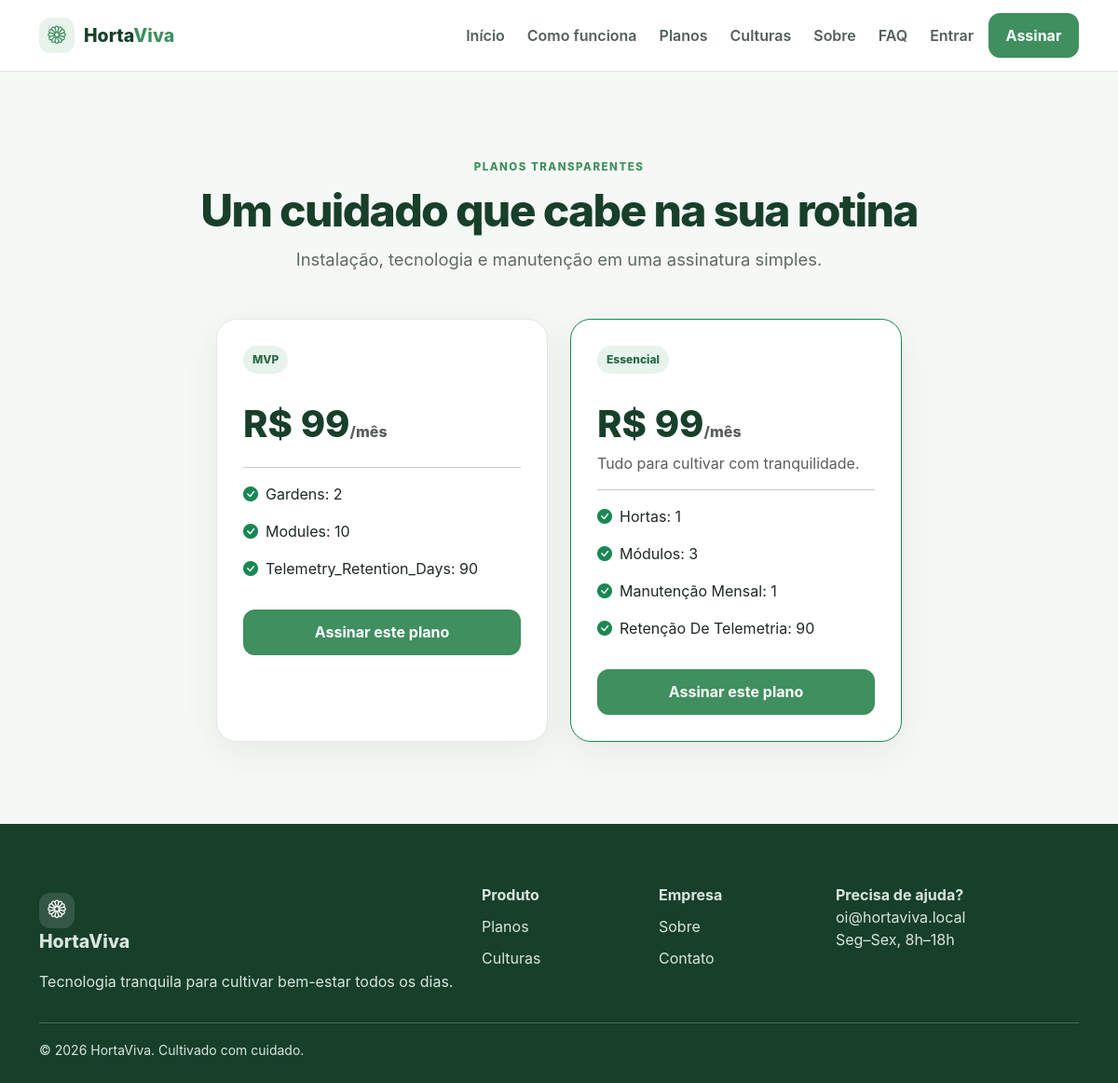
Page /planos/ on the committed database.
### subscriptions/models.py (models this page shows, shortened)
class PlanVersion(BaseModel):
    plan = models.ForeignKey(Plan, on_delete=models.PROTECT, related_name="versions")
    version = models.PositiveIntegerField()
    price_cents = models.PositiveIntegerField()
    currency = models.CharField(max_length=3, default="BRL")
    billing_interval_months = models.PositiveSmallIntegerField(default=1)
    effective_from = models.DateTimeField()
    retired_at = models.DateTimeField(null=True, blank=True)
    class Meta:
        constraints = [models.UniqueConstraint(fields=["plan", "version"], name="uniq_plan_version")]

class Plan(BaseModel):
    name = models.CharField(max_length=100)
    code = models.SlugField(unique=True)
    description = models.TextField(blank=True)
    is_active = models.BooleanField(default=True)

class PlanFeature(BaseModel):
    plan_version = models.ForeignKey(PlanVersion, on_delete=models.CASCADE, related_name="features")
    key = models.SlugField(max_length=80)
    enabled = models.BooleanField(default=True)
    limit = models.PositiveIntegerField(null=True, blank=True)
    class Meta:
        constraints = [models.UniqueConstraint(fields=["plan_version", "key"], name="uniq_plan_feature")]

### core/views.py (the view)
# urls.py: path("planos/", views.plans, name="plans"), path("culturas/", views.crop_catalog, name="crop-catalog"), path("culturas/<slug:code>/", views.crop_detail, name="crop-detail"),
def plans(request):
    return render(request, "public/plans.html", {"plans": PlanVersion.objects.filter(plan__is_active=True, retired_at__isnull=True).select_related("plan").prefetch_related("features")})

### templates/public/plans.html
{% extends 'base.html' %}{% block title %}Planos — HortaViva{% endblock %}{% block public_content %}<section class="section"><div class="container"><div class="text-center mb-5"><span class="eyebrow">Planos transparentes</span><h1 class="section-title mt-2">Um cuidado que cabe na sua rotina</h1><p class="lead-soft mx-auto">Instalação, tecnologia e manutenção em uma assinatura simples.</p></div><div class="row justify-content-center g-4">{% for version in plans %}<div class="col-md-6 col-lg-4"><div class="soft-card {% if forloop.counter == 2 %}border-success{% endif %}"><span class="badge-soft">{{ version.plan.name }}</span><div class="price mt-4">R$ {{ version.price_cents|stringformat:'d'|slice:':-2' }}<small class="fs-6 text-muted">/mês</small></div><p class="text-muted">{{ version.plan.description }}</p><hr>{% for feature in version.features.all %}<p><i class="bi bi-check-circle-fill text-success me-2"></i>{{ feature.key|title }}{% if feature.limit %}: {{ feature.limit }}{% endif %}</p>{% endfor %}<a href="{% url 'signup' %}" class="btn btn-brand w-100 mt-3">Assinar este plano</a></div></div>{% empty %}<div class="col-lg-5"><div class="soft-card text-center"><h3>Plano Essencial</h3><div class="price mt-3">Em breve</div><p class="text-muted">Cadastre-se para receber novidades.</p><a href="{% url 'signup' %}" class="btn btn-brand">Começar</a></div></div>{% endfor %}</div></div></section>{% endblock %}

### templates/base.html (shortened to what this page needs)
{% load static %}<!doctype html>
<html lang="pt-br"><head><meta charset="utf-8"><meta name="viewport" content="width=device-width,initial-scale=1">
<link href="https://cdn.jsdelivr.net/npm/bootstrap@5.3.3/dist/css/bootstrap.min.css" rel="stylesheet">
<link href="https://cdn.jsdelivr.net/npm/bootstrap-icons@1.11.3/font/bootstrap-icons.min.css" rel="stylesheet">
<link rel="stylesheet" href="{% static 'css/app.css' %}">{% block head %}{% endblock %}</head>
<body class="{% if '/app/' in request.path or '/operacao/' in request.path or '/gestao/' in request.path %}portal-body{% endif %}">
{% if '/app/' in request.path or '/operacao/' in request.path or '/gestao/' in request.path %}
<div class="portal-shell">{% include 'components/sidebar.html' %}<main class="portal-main"><header class="portal-topbar"><button class="btn btn-light d-lg-none" data-sidebar-toggle aria-label="Abrir menu"><i class="bi bi-list"></i></button><div><span class="eyebrow">Horta Inteligente</span><strong class="d-block">{% block area_name %}Painel{% endblock %}</strong></div><div class="user-chip"><span>{{ request.user.full_name|default:request.user.email }}</span><span class="avatar">{{ request.user.full_name|default:request.user.email|slice:':1' }}</span></div></header><div class="portal-content">{% include 'components/alerts.html' %}{% block content %}{% endblock %}</div></main></div>
{% else %}{% include 'components/navbar.html' %}<main>{% include 'components/alerts.html' %}{% block public_content %}{% block content_public %}{% endblock %}{% endblock %}</main>{% include 'components/footer.html' %}{% endif %}
<script src="https://cdn.jsdelivr.net/npm/bootstrap@5.3.3/dist/js/bootstrap.bundle.min.js"></script><script src="{% static 'js/app.js' %}"></script>{% block scripts %}{% endblock %}</body></html>

### templates/components/navbar.html (shortened to what this page needs)
<nav class="navbar navbar-expand-lg public-nav sticky-top"><div class="container"><a class="brand" href="{% url 'home' %}"><span class="brand-mark"><i class="bi bi-flower1"></i></span><span>Horta<span>Viva</span></span></a><button class="navbar-toggler" data-bs-toggle="collapse" data-bs-target="#publicNav"></button><div class="collapse navbar-collapse" id="publicNav"><ul class="navbar-nav ms-auto align-items-lg-center gap-lg-2"><li><a class="nav-link" href="{% url 'home' %}">Início</a></li><li><a class="nav-link" href="{% url 'how-it-works' %}">Como funciona</a></li><li><a class="nav-link" href="{% url 'plans' %}">Planos</a></li><li><a class="nav-link" href="{% url 'crop-catalog' %}">Culturas</a></li><li><a class="nav-link" href="{% url 'about' %}">Sobre</a></li><li><a class="nav-link" href="{% url 'faq' %}">FAQ</a></li>{% if request.user.is_authenticated %}<li><a class="btn btn-outline-brand" href="{% url 'post-login' %}">Meu painel</a></li>{% else %}<li><a class="nav-link" href="{% url 'login' %}">Entrar</a></li><li><a class="btn btn-brand" href="{% url 'signup' %}">Assinar</a></li>{% endif %}</ul></div></div></nav>

### templates/components/footer.html
<footer class="site-footer"><div class="container"><div class="row g-4"><div class="col-lg-5"><a class="brand brand-light" href="/"><span class="brand-mark"><i class="bi bi-flower1"></i></span>HortaViva</a><p class="mt-3">Tecnologia tranquila para cultivar bem-estar todos os dias.</p></div><div class="col-6 col-lg-2"><strong>Produto</strong><a href="{% url 'plans' %}">Planos</a><a href="{% url 'crop-catalog' %}">Culturas</a></div><div class="col-6 col-lg-2"><strong>Empresa</strong><a href="{% url 'about' %}">Sobre</a><a href="{% url 'contact' %}">Contato</a></div><div class="col-lg-3"><strong>Precisa de ajuda?</strong><p>oi@hortaviva.local<br>Seg–Sex, 8h–18h</p></div></div><hr><small>© 2026 HortaViva. Cultivado com cuidado.</small></div></footer>

### static/css/app.css (style rules this page uses)
:root { --green-dark:#173f2a;--green:#3f8f5f;--green-deep:#286a45;--green-light:#e7f3eb;--green-pale:#f0f7f2;--background:#f6f8f5;--surface:#fff;--text:#1f2923;--muted:#758079;--warning:#d99a2b;--danger:#c94a4a;--border:#e3e9e4;--radius:22px;--shadow:0 12px 38px rgba(23,63,42,.07) }
* { box-sizing:border-box }
body { font-family:Inter,ui-sans-serif,system-ui,-apple-system,"Segoe UI",sans-serif;color:var(--text);background:var(--background) }
a { text-decoration:none;color:inherit }
.public-nav { background:rgba(255,255,255,.94);backdrop-filter:blur(16px);border-bottom:1px solid var(--border);padding:14px 0 }
.brand { display:inline-flex;align-items:center;gap:10px;font-size:1.22rem;font-weight:800;color:var(--green-dark) }
.brand>span:last-child span { color:var(--green) }
.brand-mark { width:38px;height:38px;border-radius:12px;display:grid;place-items:center;background:var(--green-light);color:var(--green) }
.brand-light { color:#fff }
.brand-light .brand-mark { background:rgba(255,255,255,.13);color:#fff }
.nav-link { font-weight:600;color:#526058!important }
.btn { border-radius:12px;font-weight:700;padding:.7rem 1.1rem }
.btn-brand { background:var(--green);border-color:var(--green);color:#fff }
.eyebrow { font-size:.72rem;letter-spacing:.13em;text-transform:uppercase;color:var(--green);font-weight:800 }
.lead-soft { font-size:1.15rem;line-height:1.7;color:#5d6b62;max-width:650px }
.section { padding:88px 0 }
.section-title { font-size:clamp(2rem,4vw,3.3rem);letter-spacing:-.035em;color:var(--green-dark);font-weight:800 }
.soft-card,.metric-card,.content-card { background:var(--surface);border:1px solid var(--border);border-radius:var(--radius);box-shadow:var(--shadow) }
.soft-card { padding:28px;height:100% }
.price { font-size:2.5rem;font-weight:800;color:var(--green-dark) }
.site-footer { background:var(--green-dark);color:#d9e6dd;padding:64px 0 24px }
.site-footer a { display:block;margin-top:10px;color:#d9e6dd }
.badge-soft { display:inline-flex;align-items:center;border-radius:999px;padding:6px 10px;background:var(--green-light);color:var(--green-deep);font-size:.75rem;font-weight:800 }

### rows in the picture
PlanVersion: plan.name "MVP", price_cents "99"
PlanFeature: key "Gardens", limit "2"
PlanFeature: key "Modules", limit "10"
PlanFeature: key "Telemetry_Retention_Days", limit "90"
PlanVersion: plan.name "Essencial", price_cents "99", plan.description "Tudo para cultivar com tranquilidade."
PlanFeature: key "Hortas", limit "1"
PlanFeature: key "Módulos", limit "3"
PlanFeature: key "Manutenção Mensal", limit "1"
PlanFeature: key "Retenção De Telemetria", limit "90"
